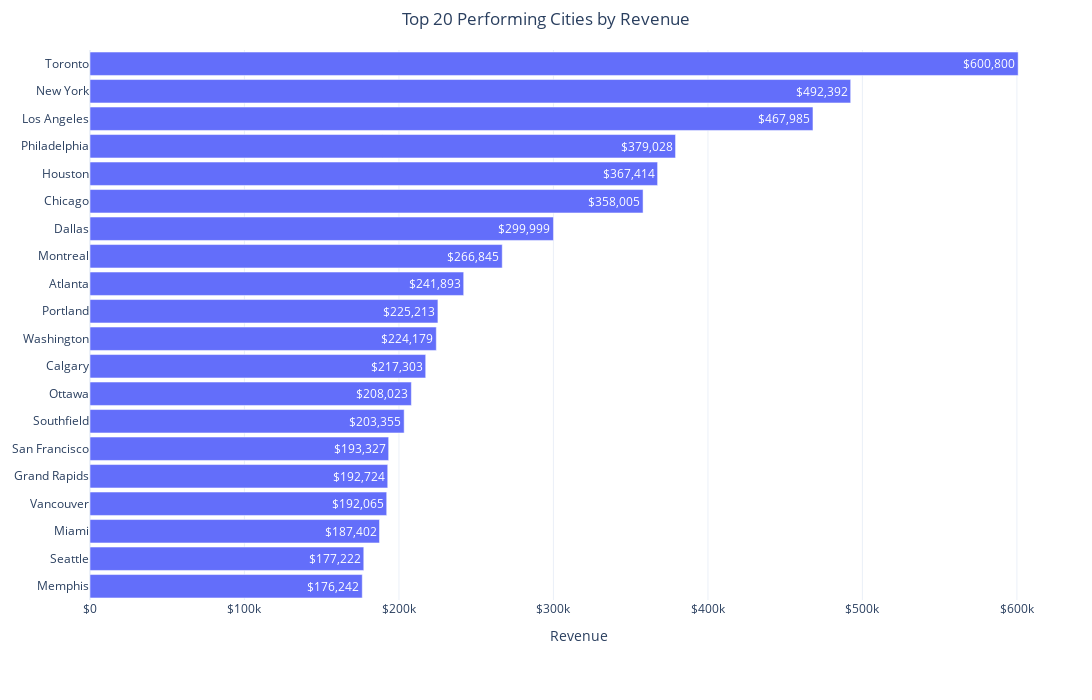

The code cell stored with this chart in its notebook:
### Markdown cell above
### Top Performing Cities by Revenue

### Code cell
cities_rev = (
    sales
    .groupby('city')['revenue']
    .sum()
    .reset_index()
    .nlargest(20, 'revenue')
)

fig = px.bar(
    cities_rev.sort_values('revenue'),
    x='revenue',
    y='city',
    title='Top 20 Performing Cities by Revenue',
    text='revenue',
)

fig.update_traces(
    texttemplate='$%{x:,.0f}',
    hoverinfo='skip',
    hovertemplate=None
)

fig.update_layout(
    yaxis_title=None,
    xaxis=dict(title='Revenue', tickprefix='$'),
    title=dict(x=0.5, xanchor='center'),
    template='plotly_white',
    height=700,
    bargap=0.15,
    margin=dict(t=50, l=25, r=25, b=100),
    width=1200
)

fig.show()

#fig.write_image("Static Charts/top_cities.png", scale=2)

### Figure 1 — Plotly figure (JSON) as saved in the notebook; plotly's stock layout.template omitted (floating-point values rounded to 4 significant figures)
{"data": [{"hoverinfo": "skip", "legendgroup": "", "marker": {"color": "#636efa", "pattern": {"shape": ""}}, "name": "", "orientation": "h", "showlegend": false, "text": [176200.0, 177200.0, 187400.0, 192100.0, 192700.0, 193300.0, 203400.0, 208000.0, 217300.0, 224200.0, 225200.0, 241900.0, 266800.0, 300000.0, 358000.0, 367400.0, 379000.0, 468000.0, 492400.0, 600800.0], "textposition": "auto", "texttemplate": "$%{x:,.0f}", "type": "bar", "x": [176200.0, 177200.0, 187400.0, 192100.0, 192700.0, 193300.0, 203400.0, 208000.0, 217300.0, 224200.0, 225200.0, 241900.0, 266800.0, 300000.0, 358000.0, 367400.0, 379000.0, 468000.0, 492400.0, 600800.0], "xaxis": "x", "y": ["Memphis", "Seattle", "Miami", "Vancouver", "Grand Rapids", "San Francisco", "Southfield", "Ottawa", "Calgary", "Washington", "Portland", "Atlanta", "Montreal", "Dallas", "Chicago", "Houston", "Philadelphia", "Los Angeles", "New York", "Toronto"], "yaxis": "y"}], "layout": {"bargap": 0.15, "barmode": "relative", "height": 700, "legend": {"tracegroupgap": 0}, "margin": {"b": 100, "l": 25, "r": 25, "t": 50}, "title": {"text": "Top 20 Performing Cities by Revenue", "x": 0.5, "xanchor": "center"}, "width": 1200, "xaxis": {"anchor": "y", "domain": [0, 1], "tickprefix": "$", "title": {"text": "Revenue"}}, "yaxis": {"anchor": "x", "domain": [0, 1], "title": {}}}}
